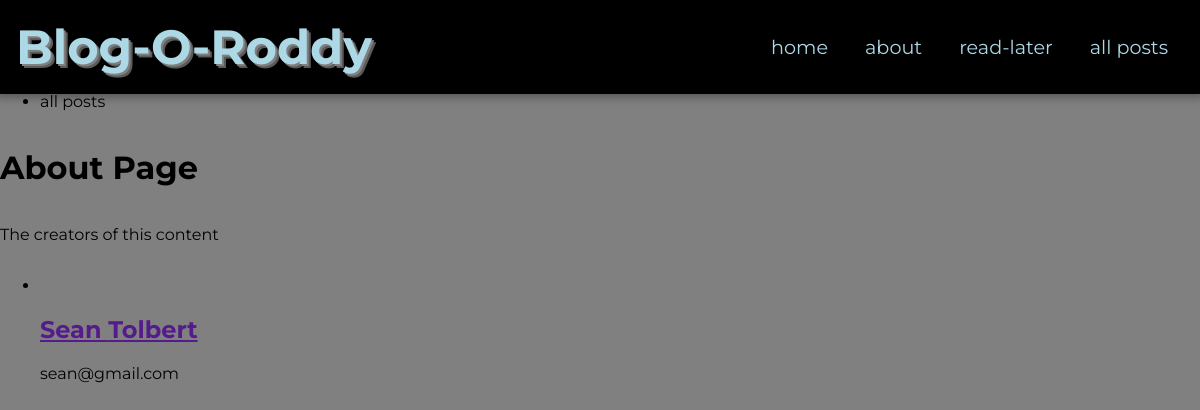
/about, run on the app's committed database.
### poster/models.py (models this page shows, shortened)
class Author(models.Model):
    first_name = models.CharField(max_length=50)
    last_name = models.CharField(max_length=50)
    email = models.EmailField()

### poster/views.py (the view)
# urls.py: path("about", views.AboutView.as_view(), name="about")
class AboutView(ListView):
    template_name = "poster/about.html"
    model = Author
    context_object_name = "authors"

### poster/templates/poster/about.html (shortened to what this page needs)
{% extends 'base.html' %}
{% load static %}
{% block content %}
<h1>About Page</h1>
<p>The creators of this content</p>
<ul>
    {% for author in authors %}
        {% include 'poster/partials/author_card.html' %}
    {% endfor %}
</ul>
{% endblock %}

### poster/templates/poster/partials/author_card.html (shortened to what this page needs)
<li>
  <article>
    <h2><a href="">{{author.first_name}} {{author.last_name}}</a></h2>
    <p>{{author.email}}</p>
  </article>
</li>

### poster/static/poster/base.css (style rules this page uses)
html, body { height: 100%; }
body { margin: 0; display: flex; flex-direction: column; font-family: "Montserrat", sans-serif; background: grey; }

### data on the page
Author: first_name "Sean", last_name "Tolbert", email "sean@gmail.com"
